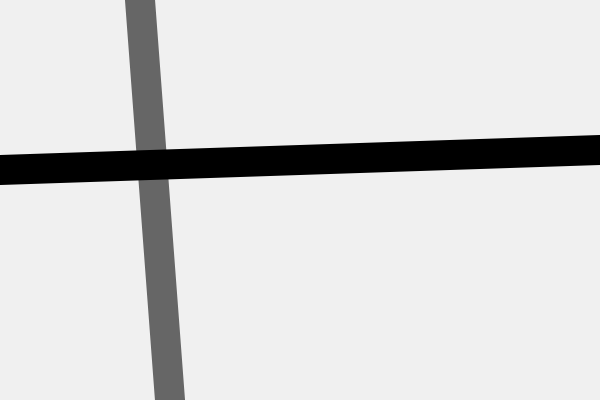
Frame 1 (no input)
Frame 60 (no input): identical to frame 1, image omitted
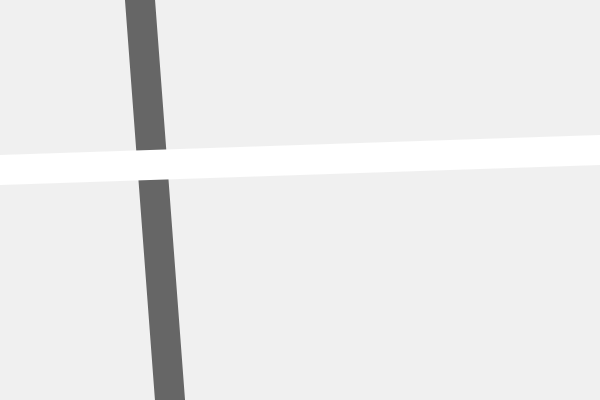
Frame 120 (the mouse pressed at the canvas centre since frame 60)

The p5.js sketch that drew these frames (run headless with seeded random() and noise() and a simulated clock; from frame 60 on, the mouse is pressed at the canvas centre):

// p5.js sketch
// ── sketch.js
function setup() {
    createCanvas(600, 400);
    strokeWeight(30);
}

function draw() {
    background(240);
    stroke(102);
    line(140, 0, 170, height);
    if (mouseIsPressed) {
        stroke(255);
    } else {
        stroke(0);
    }
    line(0, 170, width, 150);
}
